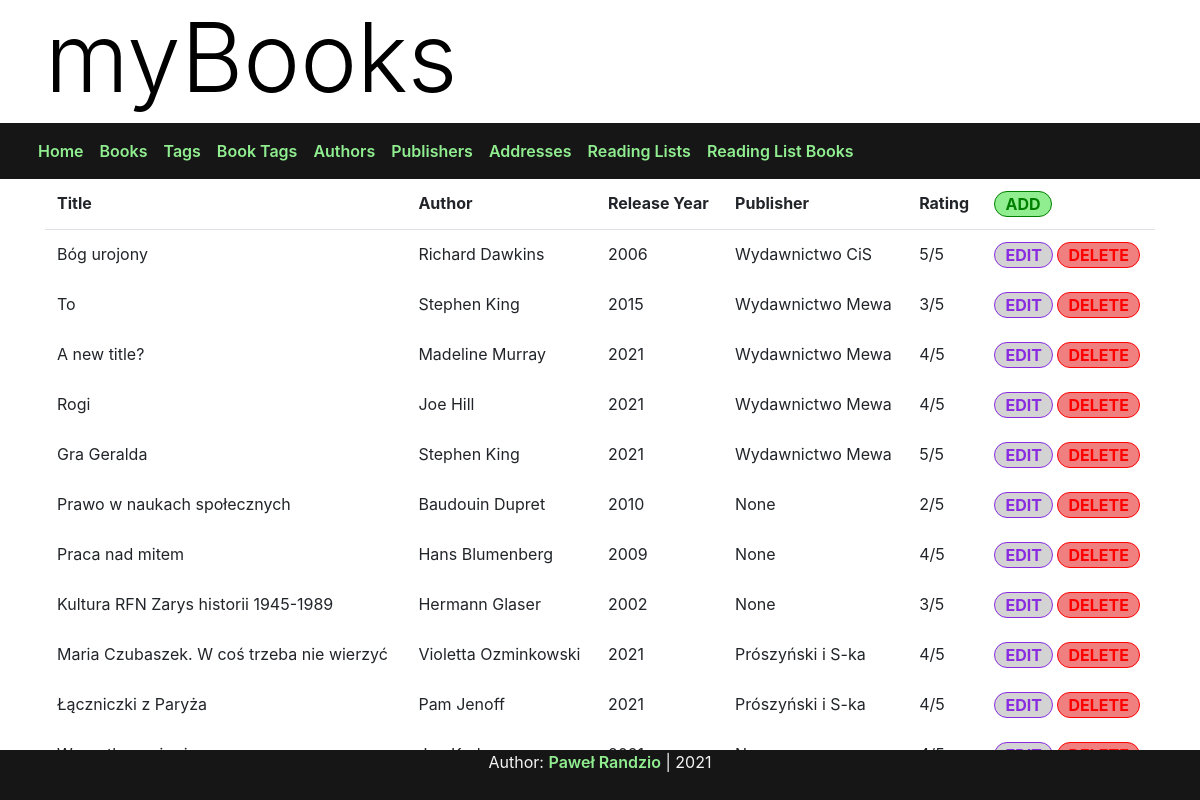
The app's page /books/list with its own data.
### viewer/models.py (models this page shows, shortened)
class Book(models.Model):
    title = models.CharField(max_length=255, blank=False)
    publisher = models.ForeignKey(Publisher, on_delete=models.SET_NULL, blank=True, null=True)
    author = models.ForeignKey(Author, on_delete=models.CASCADE)
    release_year = models.PositiveSmallIntegerField(default=1900)
    rating = models.IntegerField()

class Author(models.Model):
    first_name = models.CharField(max_length=255)
    last_name = models.CharField(max_length=255)
    url = models.CharField(max_length=255)
    address = models.ForeignKey(Address, on_delete=models.SET_NULL, blank=True, null=True)
    def __str__(self):
        return str(self.first_name) + " " + str(self.last_name)

class Publisher(models.Model):
    name = models.CharField(max_length=255)
    url = models.CharField(max_length=255)
    address = models.ForeignKey(Address, on_delete=models.SET_NULL, null=True)
    def __str__(self):
        return str(self.name)

### viewer/views.py (the view)
# urls.py: path('books/list', book_list, name="book_list"),
def book_list(request):
    content = {"books": Book.objects.all()}
    return render(request, 'bookList.html', content)

### templates/bookList.html (shortened to what this page needs)
{% extends 'base.html' %}
{% load static %}
{% block styles %}
<link rel="stylesheet" type="text/css" href="{% static '/styles/lists.css' %}">
{% endblock %}
{% block content %}
<div class="contains-table">
    <table class="table table-borderless">
        <thead class="border-bottom font-weight-bold">
            <tr>
                <td>Title</td>
                <td>Author</td>
                <td>Release Year</td>
                <td>Publisher</td>
                <td>Rating</td>
                <td>
                    <a href="{% url 'add_book' %}" class="add-button">
                        ADD
                    </a>
                </td>
            </tr>
        </thead>
        <tbody>
            {% for book in books %}
                <tr>
                    <td>{{book.title}}</td>
                    <td>{{book.author}}</td>
                    <td>{{book.release_year}}</td>
                    <td>{{book.publisher}}</td>
                    <td>{{book.rating}}/5</td>
                    <td>
                        <a href="{% url 'edit_book' book.id %}" class="edit-button">
                            EDIT
                        </a>
                        <form action="{% url 'delete_book' book.id %}" method="post" class="d-inline">
                            <button type="submit" class="delete-button">
                                DELETE
                            </button>
                        </form>
                    </td>
                </tr>
            {% endfor %}
        </tbody>
    </table>
</div>
{% endblock %}

### templates/base.html (shortened to what this page needs)
{% load static %}
{% load crispy_forms_tags %}
<!DOCTYPE html>
<html lang="en-US">
<head>
    <link rel="stylesheet" type="text/css" href="{% static '/styles/base.css' %}">
    <link rel="stylesheet" href="https://cdn.jsdelivr.net/npm/bootstrap@4.6.0/dist/css/bootstrap.min.css"
>
    {% block styles %}
    {% endblock %}
</head>
<body>
    <header class="container-fluid">
        <div class="container justify-content-start align-items-center">
            <a href="{% url 'home' %}"><h1 class="display-1">myBooks</h1></a>
        </div>
    </header>
    <nav class="navbar navbar-expand-md sticky-top">
        <div class="collapse navbar-collapse" id="collapsibleNavbar">
            <ul class="container navbar-nav justify-content-start">
                <li class="nav-item"><a class="nav-link" href="{% url 'home' %}">Home</a></li>
                <li class="nav-item"><a class="nav-link" href="{% url 'book_list' %}">Books</a></li>
                <li class="nav-item"><a class="nav-link" href="{% url 'tag_list'%}">Tags</a></li>
                <li class="nav-item"><a class="nav-link" href="{% url 'booktag_list'%}">Book Tags</a></li>
                <li class="nav-item"><a class="nav-link" href="{% url 'author_list'%}">Authors</a></li>
                <li class="nav-item"><a class="nav-link" href="{% url 'publisher_list'%}">Publishers</a></li>
                <li class="nav-item"><a class="nav-link" href="{% url 'address_list'%}">Addresses</a></li>
                <li class="nav-item"><a class="nav-link" href="{% url 'readinglist_list'%}">Reading Lists</a></li>
                <li class="nav-item"><a class="nav-link" href="{% url 'rlb_list'%}">Reading List Books</a></li>
            </ul>
        </div>
    </nav>
    <div class="container main-content">
        {% block content %}
        {% endblock %}
    </div>
    <footer class="container-fluid fixed-bottom">
        <div class="container d-flex justify-content-center">
            <p>Author: <a href="http://github.com/prandzio99">Paweł Randzio</a>  |  2021</p>
        </div>
    </footer>
</body>
</html>

### static/styles/base.css (style rules this page uses)
header a { color: black; text-decoration: none; }
nav { background-color: rgb(22, 22, 22); }
a.nav-link { color: lightgreen; font-weight: 600; }
footer { background-color: rgb(22, 22, 22); color: whitesmoke; min-height: 50px; }
footer a { color: lightgreen; text-decoration: none; font-weight: 600; }

### static/styles/lists.css (style rules this page uses)
.add-button { display: inline-flex; padding: 0 10px 0 10px; justify-content: center; color: green; background-color: lightgreen; border: 1px solid green; border-radius: 50px; }
.edit-button { display: inline-flex; padding: 0 10px 0 10px; justify-content: center; color: blueviolet; background-color: lightgrey; border: 1px solid blueviolet; border-radius: 50px; font-weight: bold; }
.delete-button { display: inline-flex; padding: 0 10px 0 10px; justify-content: center; color: red; background-color: lightcoral; border: 1px solid red; border-radius: 50px; font-weight: bold; }

### records on screen
Book: title "Bóg urojony", author "Richard Dawkins", release_year "2006", publisher "Wydawnictwo CiS", rating "5"
Book: title "To", author "Stephen King", release_year "2015", publisher "Wydawnictwo Mewa", rating "3"
Book: title "A new title?", author "Madeline Murray", release_year "2021", publisher "Wydawnictwo Mewa", rating "4"
Book: title "Rogi", author "Joe Hill", release_year "2021", publisher "Wydawnictwo Mewa", rating "4"
Book: title "Gra Geralda", author "Stephen King", release_year "2021", publisher "Wydawnictwo Mewa", rating "5"
Book: title "Prawo w naukach społecznych", author "Baudouin Dupret", release_year "2010", publisher "None", rating "2"
Book: title "Praca nad mitem", author "Hans Blumenberg", release_year "2009", publisher "None", rating "4"
Book: title "Kultura RFN Zarys historii 1945-1989", author "Hermann Glaser", release_year "2002", publisher "None", rating "3"
Book: title "Maria Czubaszek. W coś trzeba nie wierzyć", author "Violetta Ozminkowski", release_year "2021", publisher "Prószyński i S-ka", rating "4"
Book: title "Łączniczki z Paryża", author "Pam Jenoff", release_year "2021", publisher "Prószyński i S-ka", rating "4"
